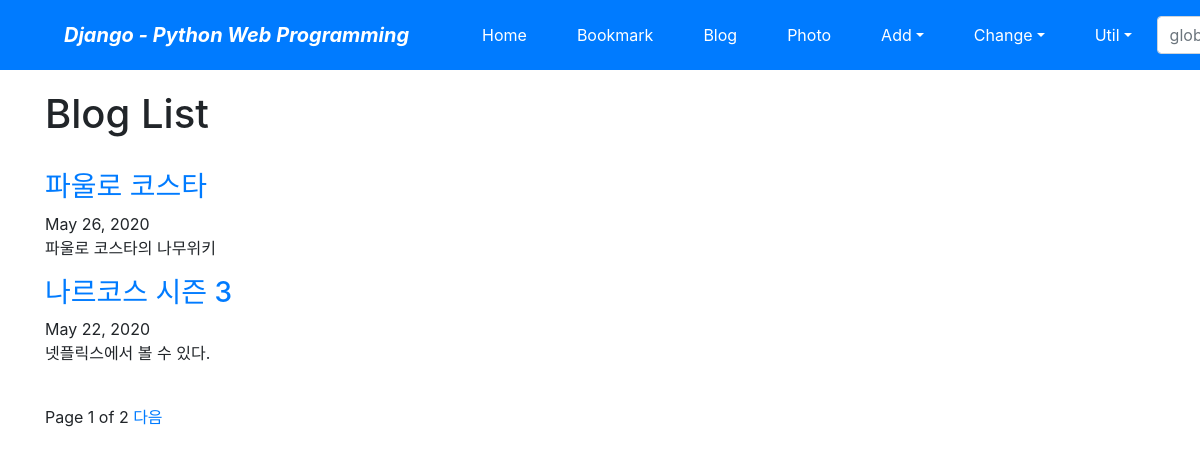
Screenshot of /blog/ with the database file from the repository.
### blog/models.py (models this page shows, shortened)
class Post(models.Model):
    title = models.CharField(verbose_name='TITLE', max_length=50)
    slug = models.SlugField(
        'SLUG', unique=True, allow_unicode=True, help_text='one word for title alias')
    description = models.CharField(
        'DESCRIPTION', max_length=100, blank=True, help_text='simple description text')
    content = models.TextField('CONTENT')
    create_dt = models.DateTimeField('CREATE DATE', auto_now_add=True)
    modify_dt = models.DateTimeField('MODIFY DATE', auto_now=True)
    tags = TaggableManager(blank=True)
    owner = models.ForeignKey(
        User, on_delete=models.CASCADE, verbose_name='OWNER', blank=True, null=True)
    class Meta:
        verbose_name = 'post'
        verbose_name_plural = 'posts'
        db_table = 'blog_posts'
        ordering = ('-modify_dt',)
    def get_absolute_url(self):
        return reverse("blog:post_detail", args=(self.slug,))

### blog/views.py (the view)
# urls.py: path('', views.PostLV.as_view(), name='index'),
class PostLV(ListView):
    model = Post
    template_name = 'blog/post_all.html'
    context_object_name = 'posts'
    paginate_by = 2

### blog/templates/blog/post_all.html (shortened to what this page needs)
{% extends "base.html"%}
{% block content %}
    <h1>Blog List</h1>
    <br/>
    {% for post in posts %}
        <h3>
            <a href="{{ post.get_absolute_url }}">{{ post.title }}</a>
        </h3>
        {{ post.modify_dt|date:"N d, Y"}}
        <p>{{ post.description }}</p>
    {% endfor %}
    <br/>
    <div>
        <span>
            Page
            {{ page_obj.number}}
            of
            {{page_obj.paginator.num_pages}}
            {%if page_obj.has_next %}
                <a href="?page={{ page_obj.next_page_number }}">다음</a>
            {% endif %}
        </span>
    </div>
{% endblock %}

### rows the page displays
Post: title "파울로 코스타", modify_dt "May 26, 2020", description "파울로 코스타의 나무위키"
Post: title "나르코스 시즌 3", modify_dt "May 22, 2020", description "넷플릭스에서 볼 수 있다."

### other values shown
{{ page_obj.number }} "1"
{{ page_obj.paginator.num_pages }} "2"
